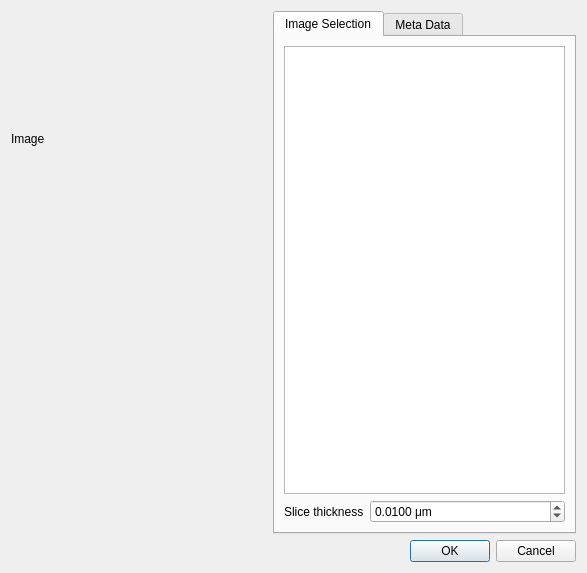
<?xml version="1.0" encoding="UTF-8"?>
<ui version="4.0">
 <class>OpenSlideImageIOHelperDialog</class>
 <widget class="QDialog" name="OpenSlideImageIOHelperDialog">
  <property name="geometry">
   <rect>
    <x>0</x>
    <y>0</y>
    <width>587</width>
    <height>573</height>
   </rect>
  </property>
  <property name="windowTitle">
   <string>OpenSlide Image IO Helper Dialog</string>
  </property>
  <layout class="QVBoxLayout" name="verticalLayout">
   <item>
    <layout class="QHBoxLayout" name="horizontalLayout">
     <item>
      <layout class="QVBoxLayout" name="verticalLayout_4">
       <item>
        <widget class="QLabel" name="labelImage">
         <property name="minimumSize">
          <size>
           <width>256</width>
           <height>256</height>
          </size>
         </property>
         <property name="maximumSize">
          <size>
           <width>256</width>
           <height>256</height>
          </size>
         </property>
         <property name="text">
          <string>Image</string>
         </property>
        </widget>
       </item>
       <item>
        <spacer name="verticalSpacer">
         <property name="orientation">
          <enum>Qt::Vertical</enum>
         </property>
         <property name="sizeHint" stdset="0">
          <size>
           <width>20</width>
           <height>40</height>
          </size>
         </property>
        </spacer>
       </item>
      </layout>
     </item>
     <item>
      <widget class="QTabWidget" name="tabWidget">
       <property name="currentIndex">
        <number>0</number>
       </property>
       <widget class="QWidget" name="imageSelectionTab">
        <attribute name="title">
         <string>Image Selection</string>
        </attribute>
        <layout class="QVBoxLayout" name="verticalLayout_2">
         <item>
          <widget class="QListWidget" name="imageSelectionList"/>
         </item>
         <item>
          <layout class="QFormLayout" name="formLayout">
           <item row="0" column="1">
            <widget class="QDoubleSpinBox" name="thickness">
             <property name="suffix">
              <string> μm</string>
             </property>
             <property name="decimals">
              <number>4</number>
             </property>
             <property name="singleStep">
              <double>0.050000000000000</double>
             </property>
             <property name="value">
              <double>0.010000000000000</double>
             </property>
            </widget>
           </item>
           <item row="0" column="0">
            <widget class="QLabel" name="label">
             <property name="text">
              <string>Slice thickness</string>
             </property>
            </widget>
           </item>
          </layout>
         </item>
        </layout>
       </widget>
       <widget class="QWidget" name="metaDataTab">
        <attribute name="title">
         <string>Meta Data</string>
        </attribute>
        <layout class="QVBoxLayout" name="verticalLayout_3">
         <item>
          <widget class="QListWidget" name="metaDataList"/>
         </item>
        </layout>
       </widget>
      </widget>
     </item>
    </layout>
   </item>
   <item>
    <widget class="QDialogButtonBox" name="buttonBox">
     <property name="orientation">
      <enum>Qt::Horizontal</enum>
     </property>
     <property name="standardButtons">
      <set>QDialogButtonBox::Cancel|QDialogButtonBox::Ok</set>
     </property>
    </widget>
   </item>
  </layout>
 </widget>
 <resources/>
 <connections>
  <connection>
   <sender>buttonBox</sender>
   <signal>accepted()</signal>
   <receiver>OpenSlideImageIOHelperDialog</receiver>
   <slot>accept()</slot>
   <hints>
    <hint type="sourcelabel">
     <x>248</x>
     <y>254</y>
    </hint>
    <hint type="destinationlabel">
     <x>157</x>
     <y>274</y>
    </hint>
   </hints>
  </connection>
  <connection>
   <sender>buttonBox</sender>
   <signal>rejected()</signal>
   <receiver>OpenSlideImageIOHelperDialog</receiver>
   <slot>reject()</slot>
   <hints>
    <hint type="sourcelabel">
     <x>316</x>
     <y>260</y>
    </hint>
    <hint type="destinationlabel">
     <x>286</x>
     <y>274</y>
    </hint>
   </hints>
  </connection>
 </connections>
</ui>
